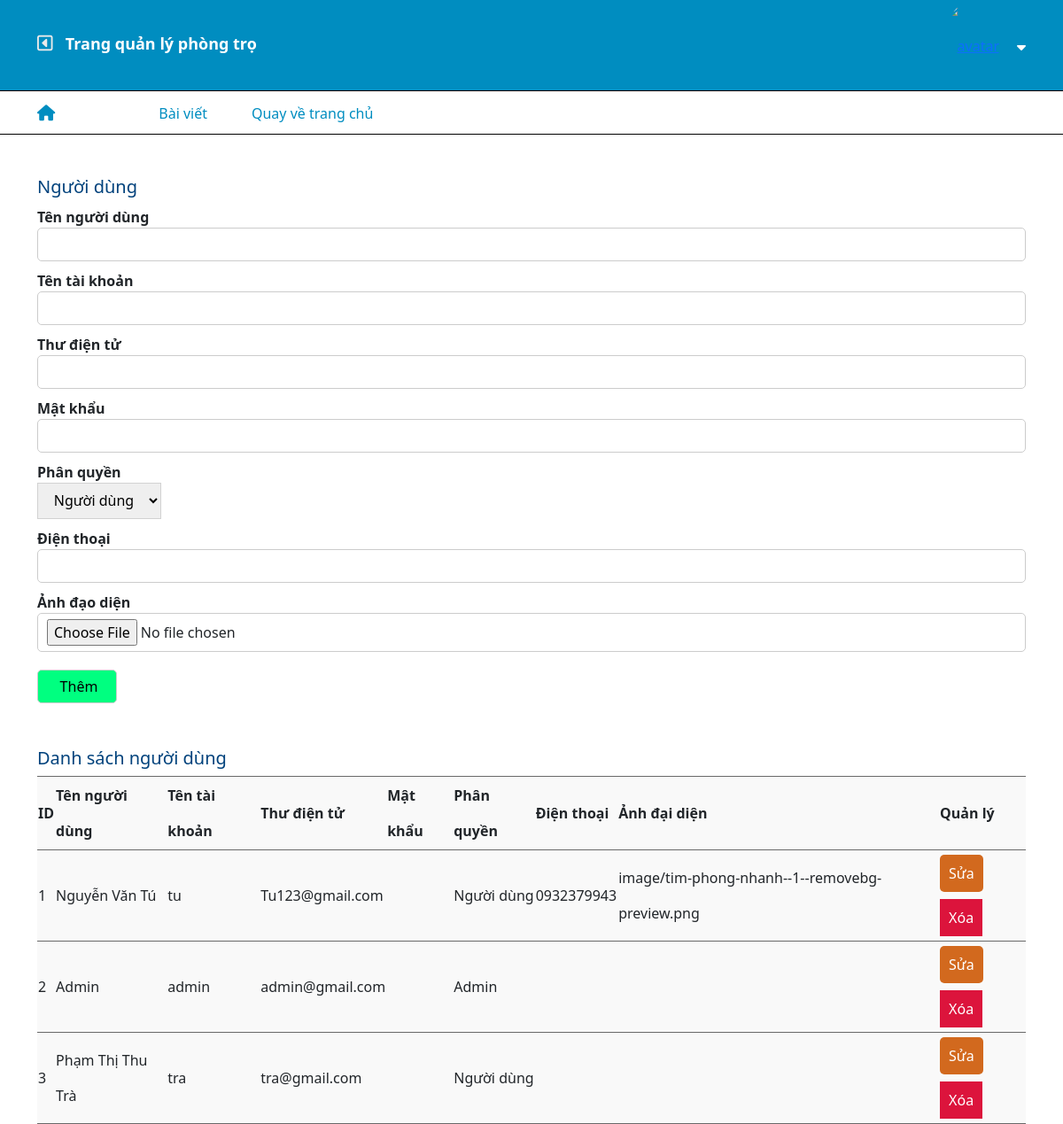
The page /admin/user.php on the database as committed earlier.
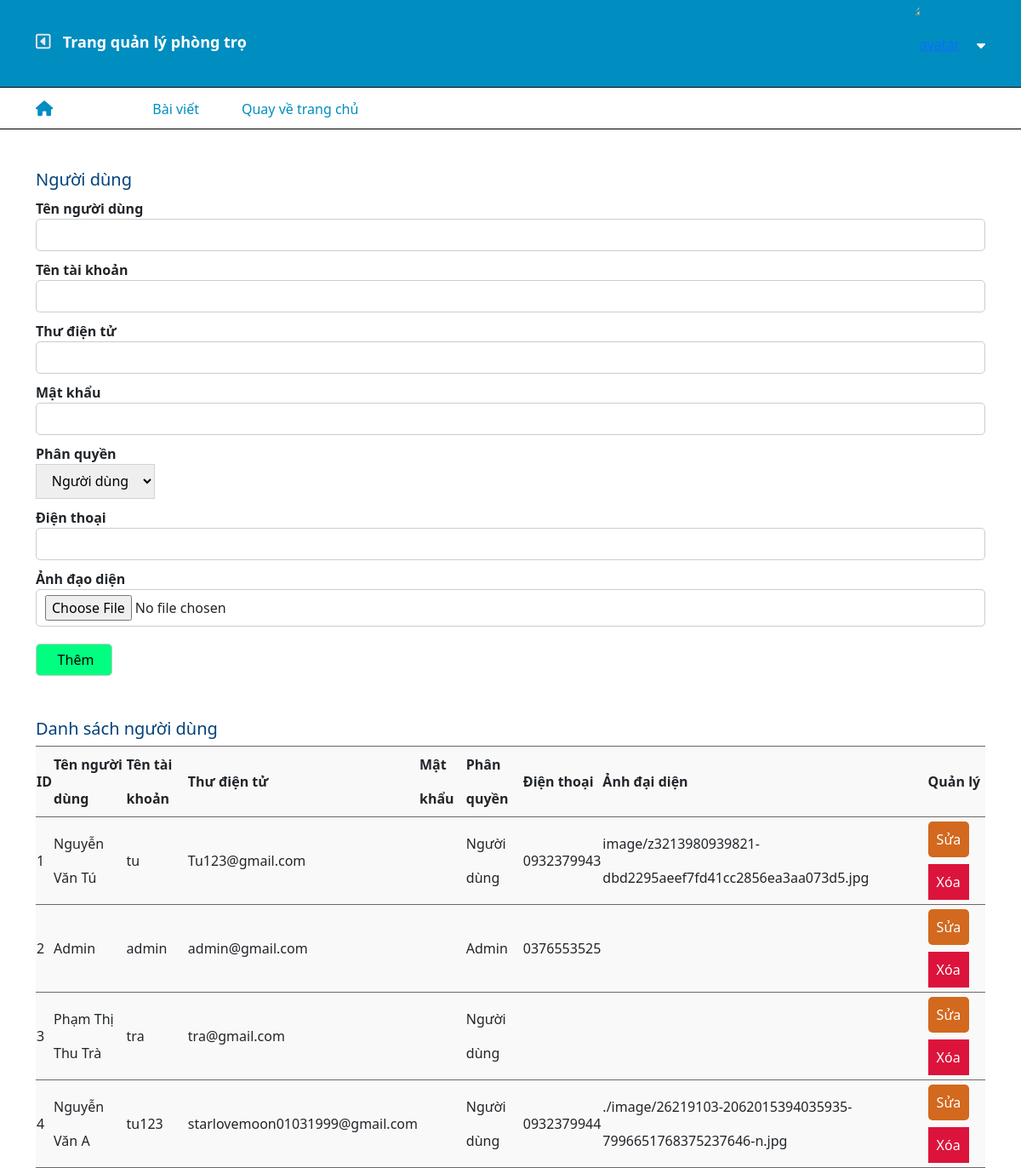
The same page on the database as committed later.
### tables this page shows
CREATE TABLE `user` (
  `id` int(10) NOT NULL,
  `name` varchar(255) NOT NULL,
  `username` varchar(255) NOT NULL,
  `email` varchar(255) NOT NULL,
  `password` varchar(255) NOT NULL,
  `role` int(11) NOT NULL,
  `phone` varchar(255) NOT NULL,
  `avatar` varchar(255) NOT NULL
);

### admin/user.php (the view, shortened to what this page needs)
<?php
 include "../include/connect.php";
    $userQr = mysqli_query($conn, "SELECT * FROM  user");
?>
<!DOCTYPE html>
<html lang="en">
<head>
    <link
      href="https://cdn.jsdelivr.net/npm/bootstrap@5.1.3/dist/css/bootstrap.min.css"
      rel="stylesheet"
    />
    <link rel="stylesheet" href="../libs/fontawesome/css/all.min.css" />
    <link rel="stylesheet" href="./style/style.css">
</head>
<body>
    <div class="footer_admin">
        <?php include "./include/header.php" ?>
            <div class="container">
                <div class="add-user">
                    <form action="" method="post" enctype="multipart/form-data">
                        <h5>Người dùng</h5>
                        <p>Tên người dùng</p>
                        <input type="text" name = "name">
                        <p>Tên tài khoản</p>
                        <input type="text" name = "username">
                        <p>Thư điện tử</p>
                        <input type="email" name = "email">
                        <p>Mật khẩu</p>
                        <input type="password" name = "password">
                        <p>Phân quyền</p>
                        <select name="role" id="role_user">
                            <option value="0">Người dùng</option>
                        </select>
                        <p>Điện thoại</p>
                        <input type="number" name = "phone">
                        <p>Ảnh đạo diện</p>
                        <input type="file" name = "image">
                        <input type="submit" name="themmoi" value="Thêm" class="btn-add"></input>
                    </form>
                </div>
                <div class="user">
                    <form action="#">
                        <h5>Danh sách người dùng</h5>
                        <table class="show-user">
                            <tr class="title">
                                <td>ID</td>
                                <td>Tên người dùng</td>
                                <td>Tên tài khoản</td>
                                <td>Thư điện tử</td>
                                <td>Mật khẩu</td>
                                <td>Phân quyền</td>
                                <td>Điện thoại</td>
                                <td>Ảnh đại diện</td>
                                <td>Quản lý</td>
                            </tr>
                            <?php foreach($userQr as $key => $value){?>
                            <tr>
                                <td><?php echo $key + 1?></td>
                                <td><?php echo $value['name'] ?></td>
                                <td><?php echo $value['username'] ?></td>
                                <td><?php echo $value['email'] ?></td>
                                <td><?php $value['password'] ?></td>
                                <td><?php if($value['role'] == 0){
                                    echo "Người dùng";
                                }else{
                                    echo "Admin";
                                }
                                ?></td>
                                <td><?php echo $value['phone'] ?></td>
                                <td><?php echo $value['avatar'] ?></td>
                                <td>
                                    <a class="btn-change-1" href="./edit-user.php?id=<?php echo $value['id']?>">Sửa</a>
                                    <a class="btn-delete" href="./user.php?delete=<?php echo $value['id']?>" onclick="return confirm('Bạn chắc chắn muốn xóa?');">Xóa</a>
                                </td>
                            </tr>
                            <?php }?>
                        </table>
                    </form>
                </div>
            </div>
        </div>
    </div>
</body>
</html>

Rows that differ between the two databases and show on the page:
changed user "Nguyễn Văn Tú": avatar "image/tim-phong-nhanh--1--removebg-preview.png" → "image/z3213980939821-dbd2295aeef7fd41cc2856ea3aa073d5.jpg"
changed user "Admin": phone (not shown) → "0376553525"
added user: name "Nguyễn Văn A", username "tu123", email "starlovemoon01031999@gmail.com", role "Người dùng", phone "0932379944", avatar "./image/26219103-2062015394035935-7996651768375237646-n.jpg"
